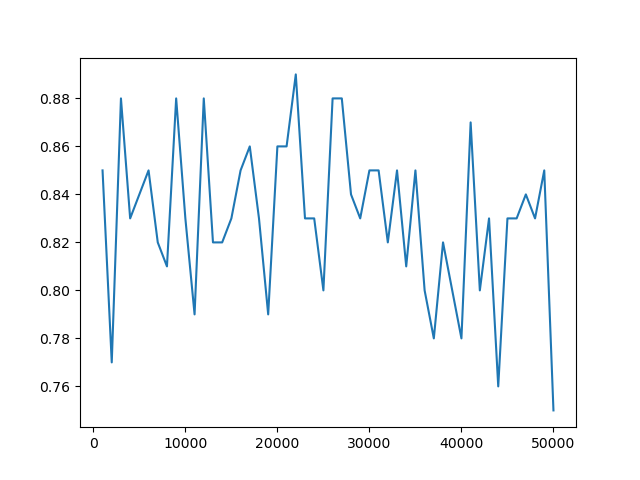

The script that saved this image:
from os import system, name
import time
from time import sleep
from IPython.display import clear_output
import matplotlib.pyplot as plt
import gym
import random
import numpy as np

import sys
sys.path.append('/Users/mxgo/rl/code/exploration/envs')

from frozen_lake import FrozenLakeEnv

class MonteCarloOnPolicyEspSoft:
    """
    Algorithm for First-Visit Monte Carlo with Epsilon Soft
    """

    # Initialize policy, environment, value table (V)
    def __init__(self, env, policy=None, gamma=1.0):
        self.env = env
        self.num_states = env.observation_space.n
        self.num_actions = env.action_space.n
        self.policy = policy if policy else self.create_random_policy()

        # Without model, states alone not sufficient -> requires action-values
        self.Q = np.zeros((self.num_states, self.num_actions))
        self.N = np.zeros((self.num_states, self.num_actions))

        self.gamma = gamma

    # Creates random policy
    def create_random_policy(self):
        # policy is (num_states * num_actions) array (probabilistic)
        policy = np.ones((self.num_states, self.num_actions)) / self.num_actions
        return policy

    # perform monte carlo with epsilon soft policy
    def monte_carlo(self, epsilon=0.01, num_episodes=10000, interval=1000):
        mean_returns = []
        for e in range(1,num_episodes+1):
            epsilon = min(0.01, 100/(e+1))
            G = 0
            episode = self.play_game(display=False)
            episode_state_actions = [(x[0], x[1]) for x in episode]

            # run tests every interval episodes
            if e % interval == 0:
                mean, var, best = self.compute_episode_rewards(num_episodes=100)
                mean_returns.append(mean)

            for t in reversed(range(len(episode))):
                s_t, a_t, r_t = episode[t]
                state_action = (s_t, a_t)
                G = self.gamma * G + r_t

                # using first visits
                if not state_action in episode_state_actions[:t]:
                    self.N[s_t][a_t] += 1
                    self.Q[s_t][a_t] += (1/self.N[s_t][a_t]) * (G - self.Q[s_t][a_t])

                    best_actions = np.argwhere(self.Q[s_t] == np.amax(self.Q[s_t])).flatten()
                    best_action = np.random.choice(best_actions)

                    self.policy[s_t] = np.ones(self.num_actions) * epsilon/self.num_actions
                    self.policy[s_t][best_action] = 1 - epsilon + epsilon/self.num_actions

        plt.plot(np.arange(interval, num_episodes+1, interval), mean_returns)
        plt.savefig("on-policy-eps-soft")
        plt.show()

    # run an episode and record state, action, reward info
    def play_game(self, display=True, step_limit=10000):
        self.env.reset()
        episode = []
        finished = False

        curr_state = self.env.s
        total_reward = 0
        num_steps = 0

        while not finished and num_steps < step_limit:
            # display current state
            if display:
                system('clear')
                clear_output(True)
                self.env.render()
                sleep(1)

            n = random.uniform(0, sum(self.policy[curr_state]))
            top_range = 0
            action = 0
            for i, prob in enumerate(self.policy[curr_state]):
                top_range += prob
                if n < top_range:
                    action = i
                    break

            next_state, reward, finished, info = self.env.step(action)
            total_reward += reward
            episode.append([curr_state, action, reward])
            num_steps += 1
            curr_state = next_state

        # display end result
        if display:
            system('clear')
            clear_output(True)
            self.env.render()
            print(f"Total Reward from this run: {total_reward}")

        return episode

    # averages rewards over a number of episodes
    def compute_episode_rewards(self, num_episodes=100, step_limit=1000):
        total_rewards = np.zeros(num_episodes)
        for episode in range(num_episodes):
            self.env.reset()
            finished = False
            num_steps = 0
            curr_state = self.env.s
            while not finished and num_steps < step_limit:
                action = np.argmax(self.policy[curr_state])
                curr_state, reward, finished, info = self.env.step(action)
                total_rewards[episode] += reward
                num_steps += 1

        mean, var, best = np.mean(total_rewards), np.var(total_rewards), np.max(total_rewards)
        print(f"Mean of Episode Rewards: {mean}, Variance of Episode Rewards: {var}, Best Episode Reward: {best}")
        return mean, var, best

if __name__ == "__main__":
    # env = gym.make('FrozenLake-v0', is_slippery=False)
    # env = FrozenLakeEnv(map_name="2x2", is_slippery=False)
    env = FrozenLakeEnv(map_name="8x8", is_slippery=False)
    # env = FrozenLakeEnv(map_name="16x16", is_slippery=True)
    # env = gym.make('Taxi-v3')
    print("num states", env.nS)
    env.reset()

    my_policy = MonteCarloOnPolicyEspSoft(env, gamma=0.9)
    my_policy.monte_carlo(num_episodes=50000)
